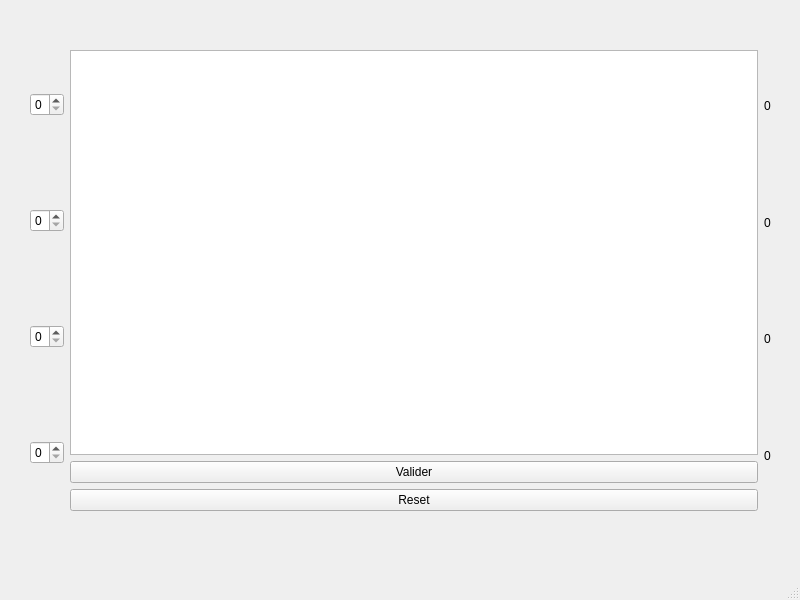
<?xml version="1.0" encoding="UTF-8"?>
<ui version="4.0">
 <class>MainWindow</class>
 <widget class="QMainWindow" name="MainWindow">
  <property name="geometry">
   <rect>
    <x>0</x>
    <y>0</y>
    <width>800</width>
    <height>600</height>
   </rect>
  </property>
  <property name="windowTitle">
   <string>MainWindow</string>
  </property>
  <widget class="QWidget" name="centralwidget">
   <widget class="QWidget" name="horizontalLayoutWidget">
    <property name="geometry">
     <rect>
      <x>30</x>
      <y>50</y>
      <width>741</width>
      <height>461</height>
     </rect>
    </property>
    <layout class="QHBoxLayout" name="horizontalLayout">
     <item>
      <layout class="QVBoxLayout" name="verticalLayout">
       <property name="spacing">
        <number>50</number>
       </property>
       <item>
        <widget class="QSpinBox" name="spinBox">
         <property name="cursor">
          <cursorShape>ArrowCursor</cursorShape>
         </property>
         <property name="maximum">
          <number>4</number>
         </property>
         <property name="value">
          <number>0</number>
         </property>
        </widget>
       </item>
       <item>
        <widget class="QSpinBox" name="spinBox_2">
         <property name="maximum">
          <number>4</number>
         </property>
        </widget>
       </item>
       <item>
        <widget class="QSpinBox" name="spinBox_3">
         <property name="maximum">
          <number>4</number>
         </property>
        </widget>
       </item>
       <item>
        <widget class="QSpinBox" name="spinBox_4">
         <property name="maximum">
          <number>4</number>
         </property>
        </widget>
       </item>
      </layout>
     </item>
     <item>
      <layout class="QVBoxLayout" name="verticalLayout_2">
       <item>
        <widget class="QGraphicsView" name="graphicsView"/>
       </item>
       <item>
        <widget class="QPushButton" name="pushButton">
         <property name="text">
          <string>Valider</string>
         </property>
        </widget>
       </item>
       <item>
        <widget class="QPushButton" name="pushButton_2">
         <property name="text">
          <string>Reset</string>
         </property>
        </widget>
       </item>
      </layout>
     </item>
     <item>
      <layout class="QVBoxLayout" name="verticalLayout_3">
       <item>
        <widget class="QLabel" name="label">
         <property name="text">
          <string>0</string>
         </property>
        </widget>
       </item>
       <item>
        <widget class="QLabel" name="label_2">
         <property name="text">
          <string>0</string>
         </property>
        </widget>
       </item>
       <item>
        <widget class="QLabel" name="label_3">
         <property name="text">
          <string>0</string>
         </property>
        </widget>
       </item>
       <item>
        <widget class="QLabel" name="label_4">
         <property name="text">
          <string>0</string>
         </property>
        </widget>
       </item>
      </layout>
     </item>
    </layout>
   </widget>
  </widget>
  <widget class="QMenuBar" name="menubar">
   <property name="geometry">
    <rect>
     <x>0</x>
     <y>0</y>
     <width>800</width>
     <height>22</height>
    </rect>
   </property>
  </widget>
  <widget class="QStatusBar" name="statusbar"/>
 </widget>
 <resources/>
 <connections/>
</ui>
